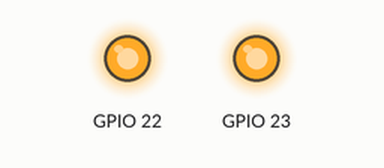
A sketch run on a simulated ESP32-S3. Shown: output pins drawn as LEDs (lit = HIGH).

Above: at 0.1 s.
Timing chart, 0 to 1.6 s (numbered marks = the images above):
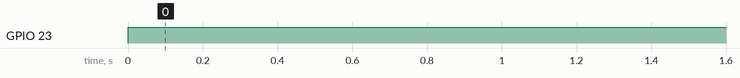

Measured:
- by itself, GPIO 23: LOW → HIGH at 0.00 s

The sketch:

01_Blink.ino
```cpp
void task1(void *param) {
  //这边就是setup
  pinMode(22, OUTPUT);

  while (1) {  //这边就是loop
    digitalWrite(22, 1);
    vTaskDelay(1000);  //该delay不会导致其他任务延迟 1000 -> 1000ms
  }
}

void task2(void *param) {
  //这边就是setup
  pinMode(23, OUTPUT);

  while (1) {  //这边就是loop
    digitalWrite(23, 1);
    vTaskDelay(2000);  //该delay不会导致其他任务延迟 2000 -> 2000ms
  }
}

void setup() {
  xTaskCreate(
    task1,      //函数
    "blink 1",  //取名
    1024,       //盏分配 1024 2048...字节
    NULL,       //指针 函数传参
    1,          //任务等级
    NULL        //操作任务的指针
  );

  xTaskCreate(
    task2,      //函数
    "blink 2",  //取名
    1024,       //盏分配 1024 2048...字节
    NULL,       //指针 函数传参
    1,          //任务等级
    NULL        //操作任务的指针
  );
}

void loop() {
  // put your main code here, to run repeatedly:
}
```
